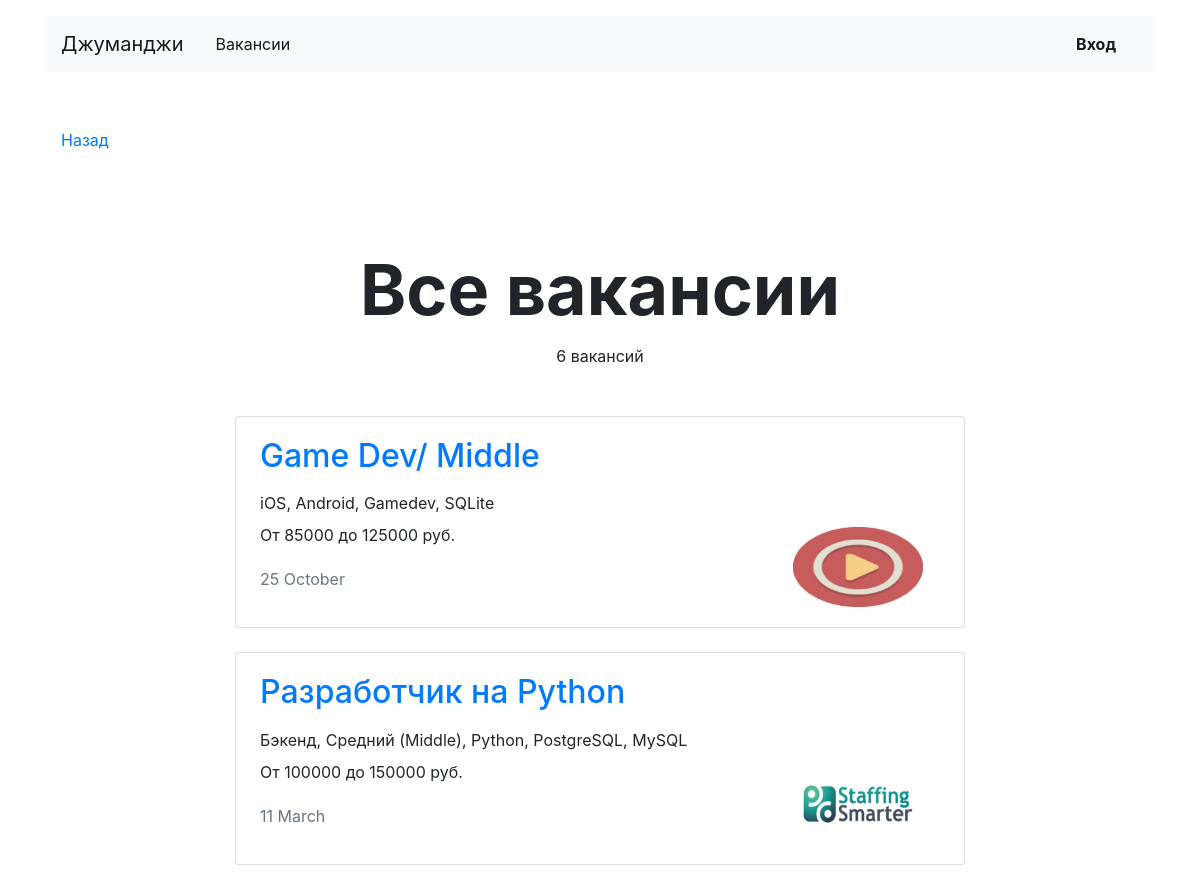
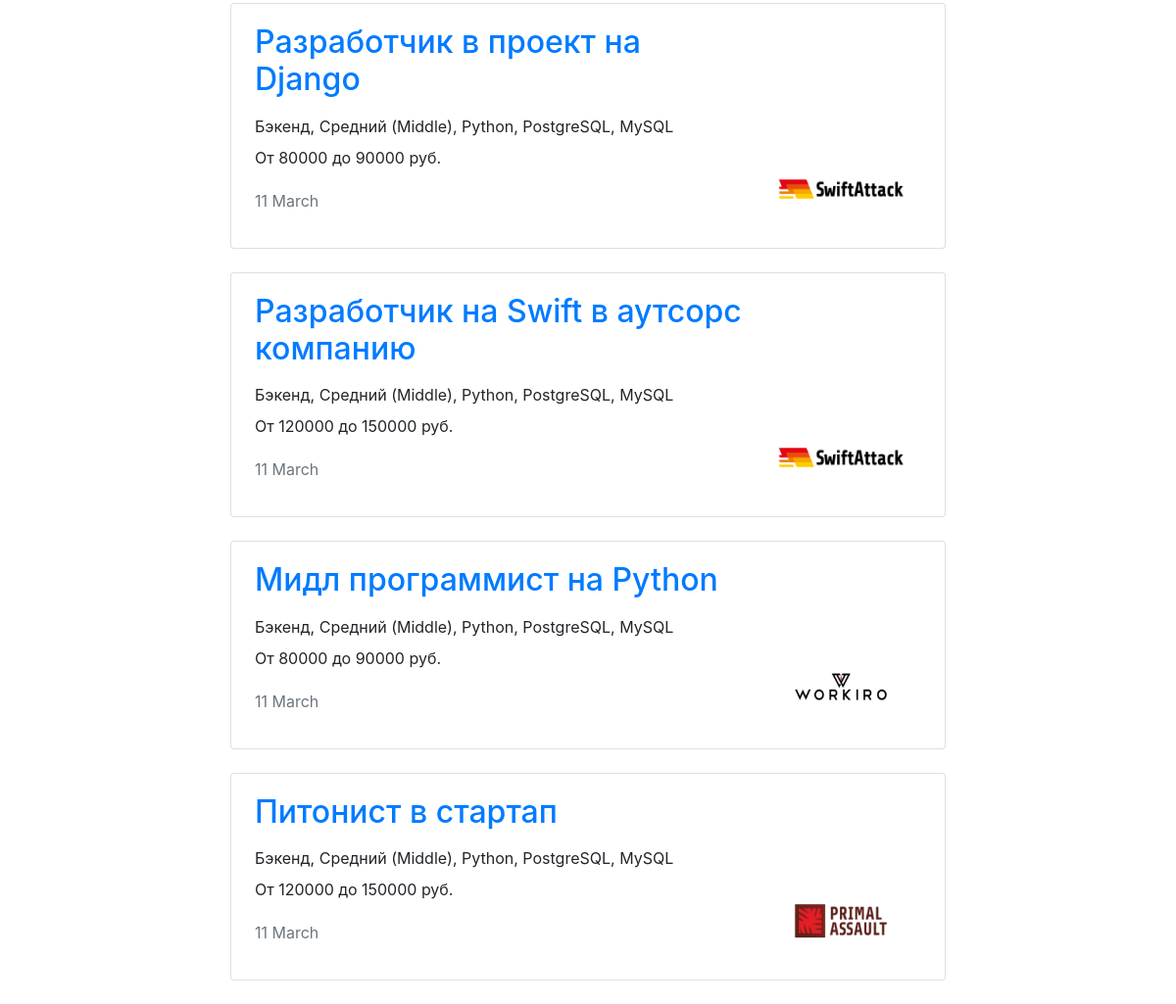
Page /vacancies/ on the committed database (2 pictures, top to bottom).
### app_jobsearch/models.py (models this page shows)
class Vacancy(models.Model):
    title = models.CharField(max_length=128)
    specialty = models.ForeignKey(Specialty, on_delete=models.CASCADE, related_name='vacancies')
    company = models.ForeignKey(Company, on_delete=models.CASCADE, related_name='vacancies')
    skills = models.TextField()
    description = models.TextField()
    salary_min = models.IntegerField()
    salary_max = models.IntegerField()
    published_at = models.DateField()

class Company(models.Model):
    name = models.CharField(max_length=128)
    location = models.CharField(max_length=32)
    logo = models.ImageField(upload_to=MEDIA_COMPANY_IMAGE_DIR, null=True)
    description = models.TextField()
    employee_count = models.IntegerField(default=0)
    owner = models.ForeignKey(User, on_delete=models.CASCADE, related_name='mycompany',
                              default=None, null=True)

### app_jobsearch/views.py (the view)
# urls.py: path('vacancies/', AllVacanciesView.as_view(), name='vacancies'),
class AllVacanciesView(View):
    def get(self, request):
        all_vacancies = Vacancy.objects.order_by('-published_at')
        context = {
            'page_title': 'Все вакансии',
            'vacancies': all_vacancies
        }
        return render(request, 'app_jobsearch/vacancies.html', context=context)

### app_jobsearch/templatetags/ru_pluralize.py (called while the page is built)
@register.filter
def ru_pluralize(value, arg='дурак,дурака,дураков'):
    args = arg.split(",")
    number = abs(int(value))
    a = number % 10
    b = number % 100
    if (a == 1) and (b != 11):
        return f'{value} {args[0]}'
    elif (a >= 2) and (a <= 4) and ((b < 10) or (b >= 20)):
        return f'{value} {args[1]}'
    else:
        return f'{value} {args[2]}'

### app_jobsearch/templates/app_jobsearch/vacancies.html (shortened to what this page needs)
{% extends 'app_jobsearch/base.html' %}
{% block main %}
{% load ru_pluralize %}
  <main class="container mt-3">
    <div class="navbar mt-5">
      <p><a href={{ request.META.HTTP_REFERER }}>Назад</a></p>
    </div>
    <section>
      <h1 class="h1 text-center mx-auto mt-4 pt-5" style="font-size: 70px;"><strong>{{ page_title }}</strong></h1>
      <p class="text-center pt-1">{{ vacancies|length|ru_pluralize:"вакансия,вакансии,вакансий" }}</p>
      <div class="row mt-5">
        <div class="col-12 col-lg-8 offset-lg-2 m-auto">
          {% for vacancy in vacancies %}
          <div class="card mb-4">
            <div class="card-body px-4">
              <div class="row">
                <div class="col-12 col-md-8 col-lg-9">
                  <a href={% url 'vacancy' vacancy.id %}>
                  <h2 class="h2 pb-2">{{ vacancy.title }}</h2>
                  </a>
                  <p class="mb-2">{{ vacancy.skills }}</p>
                  <p>От {{ vacancy.salary_min }} до {{ vacancy.salary_max }} руб.</p>
                  <p class="text-muted pt-1">{{ vacancy.published_at|date:"d E" }}</p>
                </div>
                <div class="col-12 col-md-4 col-lg-3 d-flex align-items-end">
                  <a href={% url 'vacancy' vacancy.id %}><img src={% if vacancy.company.logo %}{{ vacancy.company.logo.url }}
                   {% else %}"https://place-hold.it/100x60"{% endif %} width="130" height="80" alt=""></a>
                </div>
              </div>
            </div>
          </div>
          {% endfor %}
        </div>
      </div>
    </section>
  </main>
{% endblock %}

### rows in the picture
Vacancy: title "Game Dev/ Middle", skills "iOS, Android, Gamedev, SQLite", salary_min "85000", salary_max "125000", published_at "25 October", company.logo (picture)
Vacancy: title "Разработчик на Python", skills "Бэкенд, Средний (Middle), Python, PostgreSQL, MySQL", salary_min "100000", salary_max "150000", published_at "11 March", company.logo (picture)
Vacancy: title "Разработчик в проект на Django", skills "Бэкенд, Средний (Middle), Python, PostgreSQL, MySQL", salary_min "80000", salary_max "90000", published_at "11 March", company.logo (picture)
Vacancy: title "Разработчик на Swift в аутсорс компанию", skills "Бэкенд, Средний (Middle), Python, PostgreSQL, MySQL", salary_min "120000", salary_max "150000", published_at "11 March", company.logo (picture)
Vacancy: title "Мидл программист на Python", skills "Бэкенд, Средний (Middle), Python, PostgreSQL, MySQL", salary_min "80000", salary_max "90000", published_at "11 March", company.logo (picture)
Vacancy: title "Питонист в стартап", skills "Бэкенд, Средний (Middle), Python, PostgreSQL, MySQL", salary_min "120000", salary_max "150000", published_at "11 March", company.logo (picture)

### other values in the picture
{{ page_title }} "Все вакансии"
{{ vacancies|length|ru_pluralize:"вакансия,вакансии,вакансий" }} "6 вакансий"
